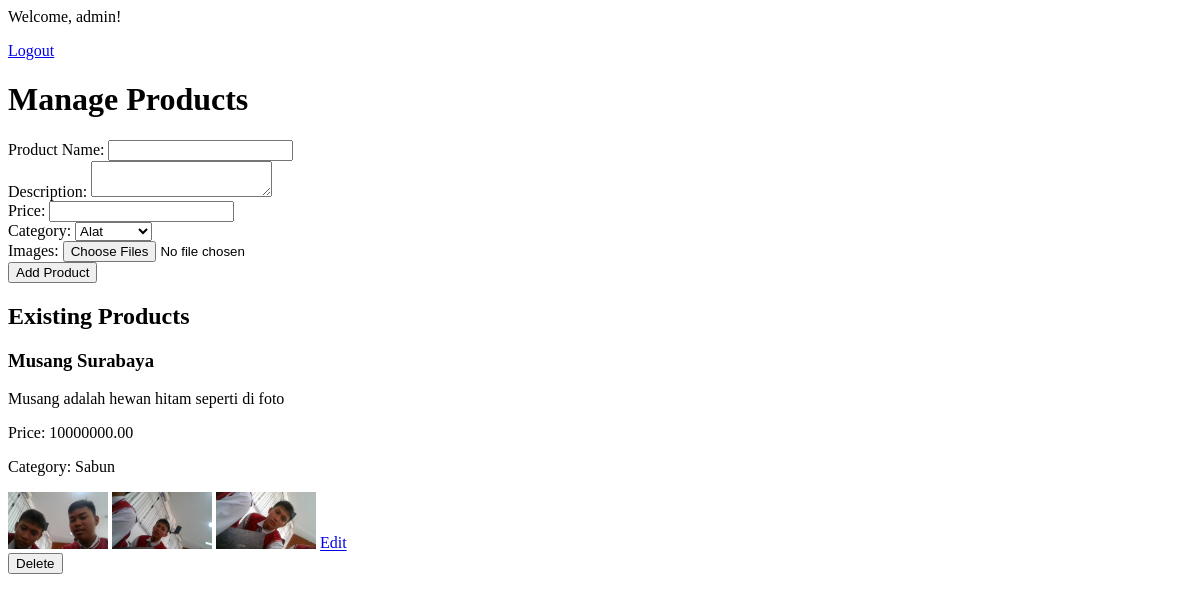
/admin/index.php (signed in), run on an earlier commit of the app's database.
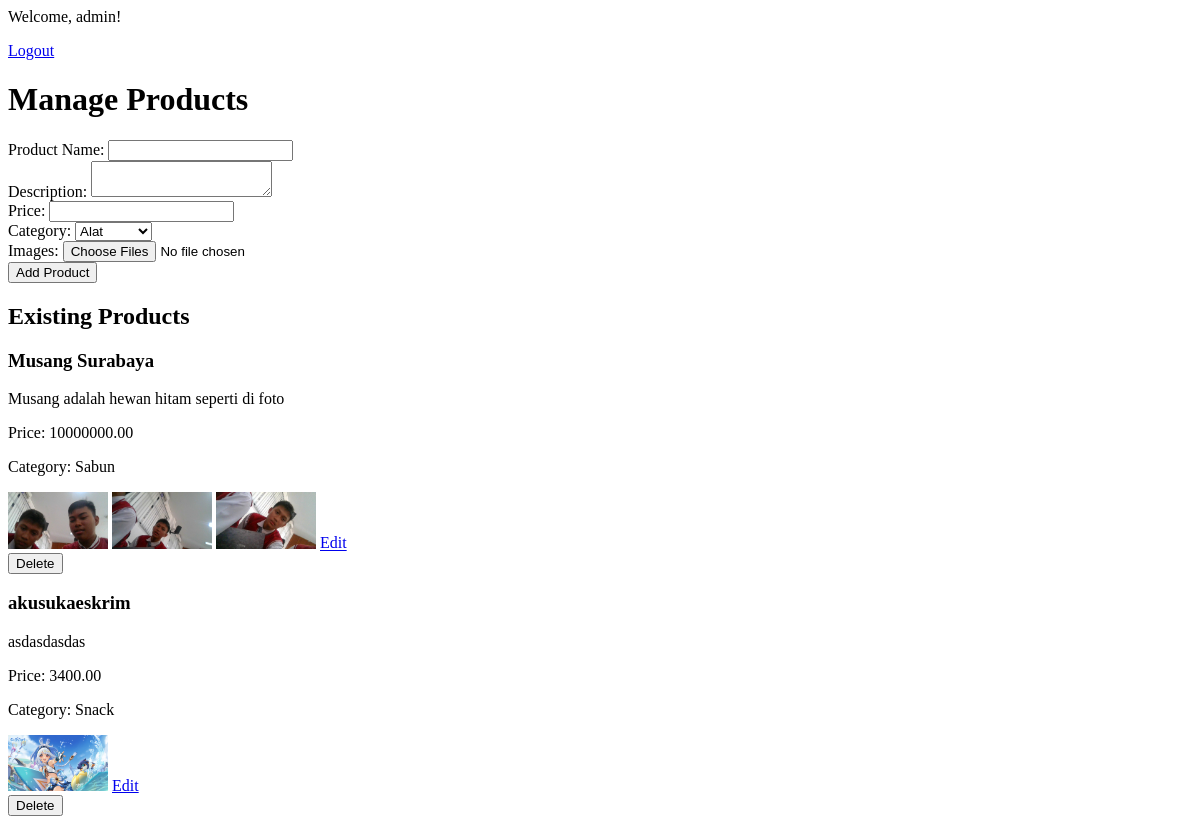
And on a later commit of the database.
### tables this page shows
CREATE TABLE `products` (
  `id` int(11) NOT NULL,
  `name` varchar(100) NOT NULL,
  `description` text DEFAULT NULL,
  `price` decimal(10,2) NOT NULL,
  `images` varchar(255) DEFAULT NULL,
  `created_at` timestamp NOT NULL DEFAULT current_timestamp(),
  `category_id` int(11) DEFAULT NULL
);

CREATE TABLE `categories` (
  `id` int(11) NOT NULL,
  `name` varchar(255) NOT NULL
);

### admin/index.php (the view, shortened to what this page needs)
<?php
include '../utils/db.php';
$stmt = $pdo->query("SELECT products.*, categories.name as category_name FROM products JOIN categories ON products.category_id = categories.id");
$products = $stmt->fetchAll(PDO::FETCH_ASSOC);
?>
<?php if (isset($_SESSION['user_id'])): ?>
    <p>Welcome, <?php echo $_SESSION['role']; ?>!</p>
    <a href="../logout.php">Logout</a>
<?php else: ?>
    <a href="login.php">Login</a>
<?php endif; ?>
<!DOCTYPE html>
<html>
<head>
</head>
<body>
    <h1>Manage Products</h1>
    <form action="index.php" method="post" enctype="multipart/form-data">
        <label for="name">Product Name:</label>
        <input type="text" name="name" id="name" required>
        <br>
        <label for="description">Description:</label>
        <textarea name="description" id="description" required></textarea>
        <br>
        <label for="price">Price:</label>
        <input type="number" name="price" id="price" required>
        <br>
        <label for="category">Category:</label>
        <select name="category_id" id="category" required>
            <?php
            $stmt = $pdo->query("SELECT * FROM categories");
            while ($category = $stmt->fetch(PDO::FETCH_ASSOC)) {
                echo "<option value=\"" . htmlspecialchars($category['id']) . "\">" . htmlspecialchars($category['name']) . "</option>";
            }
            ?>
        </select>
        <br>
        <label for="images">Images:</label>
        <input type="file" name="images[]" id="images" multiple required>
        <br>
        <button type="submit">Add Product</button>
    </form>
    <h2>Existing Products</h2>
    <div>
        <?php foreach ($products as $product): ?>
            <div>
                <h3><?php echo htmlspecialchars($product['name']); ?></h3>
                <p><?php echo htmlspecialchars($product['description']); ?></p>
                <p>Price: <?php echo htmlspecialchars($product['price']); ?></p>
                <p>Category: <?php echo htmlspecialchars($product['category_name']); ?></p>
                <?php $imagePaths = explode(',', $product['images']); ?>
                <?php foreach ($imagePaths as $imagePath): ?>
                    <img src="../assets/img/product/<?php echo htmlspecialchars($imagePath); ?>" alt="<?php echo htmlspecialchars($product['name']); ?>" width="100">
                <?php endforeach; ?>
                <a href="edit_product.php?product_id=<?php echo $product['id']; ?>">Edit</a>
                <form action="delete_product.php" method="get">
                    <button type="submit">Delete</button>
                </form>
            </div>
        <?php endforeach; ?>
    </div>
</body>
</html>

What changed in the data, as far as the page shows it:
added products: name "akusukaeskrim", description "asdasdasdas", price "3400.00", category.name "Snack", images (picture)
